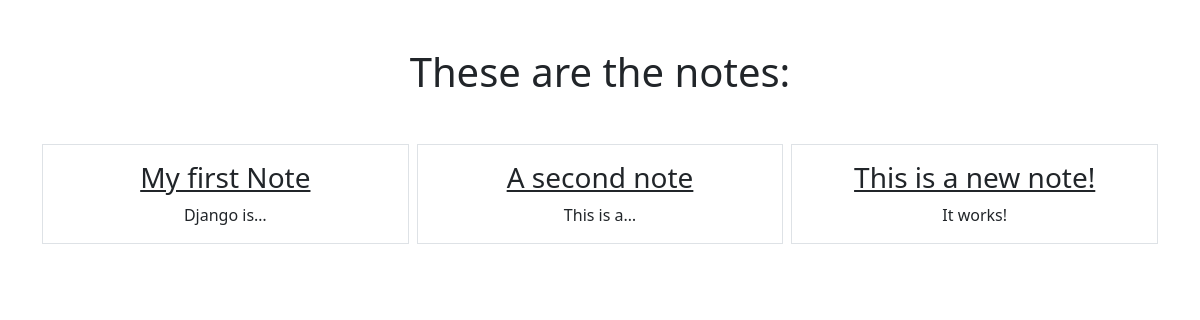
/note/list (signed in), run on an earlier commit of the app's database.
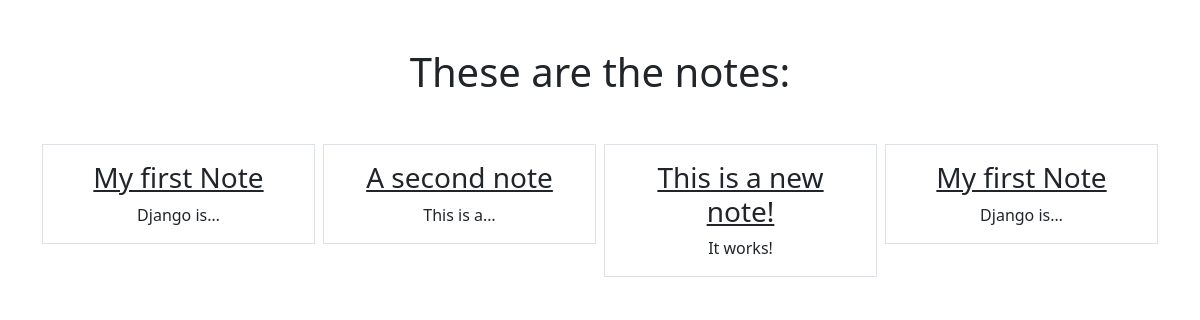
And on a later commit of the database.
### note/models.py (models this page shows)
class Note(models.Model):
    title = models.CharField(max_length=200)
    text = models.TextField()
    created = models.DateTimeField(auto_now_add=True)
    user = models.ForeignKey(
        User, on_delete=models.CASCADE, related_name="note")

### note/views.py (the view)
# urls.py: path('list', views.NoteListView.as_view(), name='note.list'),
class NoteListView(LoginRequiredMixin, ListView):
    model = Note
    template_name = 'note/list.html'
    context_object_name = 'notes'
    login_url = '/admin'
    def get_queryset(self):
        return self.request.user.note.all()

### note/templates/note/list.html
{% extends 'base.html' %}
{% block content %}
    <h1 class="my-5">These are the notes:</h1>
        <div class="row row-cols3 g-2">
            {% for note in notes %}
                <div class="col">
                    <div class="p-3 border">
                        <a href="{% url 'note.detail' pk=note.id %}" class="text-dark text-decoration-non" >
                            <h3>{{ note.title }}</h3>
                        </a>
                        {{ note.text | truncatechars:10 }}
                    </div>
                </div>
            {% endfor %}
        </div>
{% endblock%}

What changed in the data, as far as the page shows it:
added Note: title "My first Note", text "Django is…"
